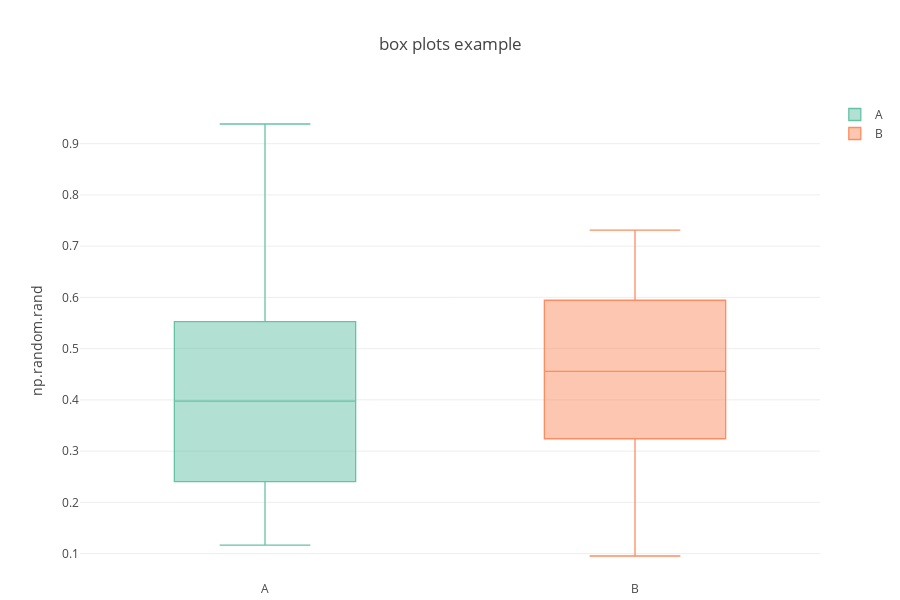

Here is the notebook cell this chart was saved with:
### Code cell
df_1.iplot(
    kind='box',
    colorscale='set2',
    layout=dict(
        height=600,
        yaxis=dict(title='np.random.rand'),
        title='box plots example',
        margin=dict(b=20)))

### Figure 1 — Plotly figure (JSON) as saved in the notebook; plotly's stock layout.template omitted (floating-point values rounded to 4 significant figures)
{"data": [{"boxpoints": false, "line": {"width": 1.3}, "marker": {"color": "rgba(102, 194, 165, 1.0)"}, "name": "A", "orientation": "v", "type": "box", "uid": "e52977e6-cb69-428c-b9e2-0fac0e7c9192", "y": [0.1165, 0.8752, 0.5526, 0.412, 0.3829, 0.3141, 0.9384, 0.23, 0.4203, 0.2406]}, {"boxpoints": false, "line": {"width": 1.3}, "marker": {"color": "rgba(252, 141, 98, 1.0)"}, "name": "B", "orientation": "v", "type": "box", "uid": "2d4cf37b-2ae2-4eee-8965-99a6ca348600", "y": [0.3241, 0.6949, 0.09529, 0.5944, 0.2545, 0.7314, 0.3759, 0.3849, 0.5261, 0.5808]}], "layout": {"height": 600, "margin": {"b": 20}, "title": {"text": "box plots example"}, "yaxis": {"title": {"text": "np.random.rand"}}}}
